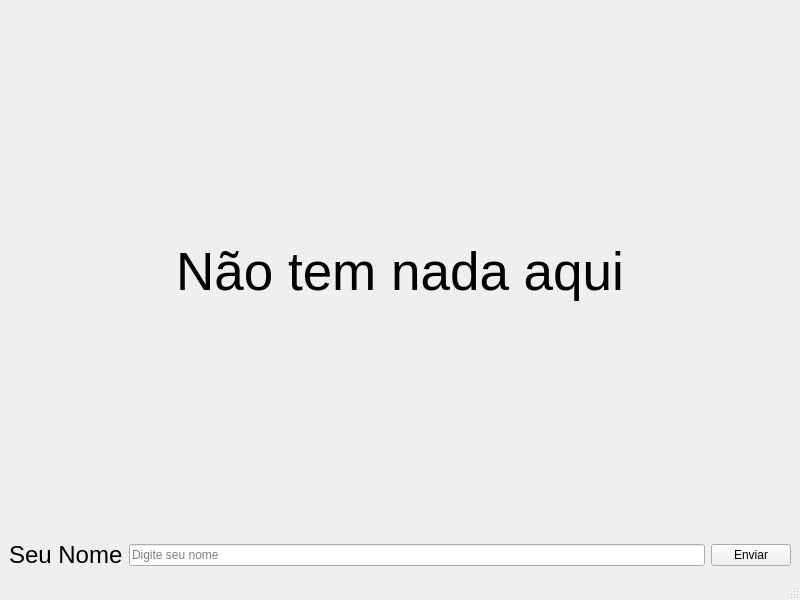
<?xml version="1.0" encoding="UTF-8"?>
<ui version="4.0">
 <class>MainWindow</class>
 <widget class="QMainWindow" name="MainWindow">
  <property name="geometry">
   <rect>
    <x>0</x>
    <y>0</y>
    <width>800</width>
    <height>600</height>
   </rect>
  </property>
  <property name="windowTitle">
   <string>MainWindow</string>
  </property>
  <widget class="QWidget" name="centralwidget">
   <layout class="QHBoxLayout" name="horizontalLayout">
    <item>
     <layout class="QGridLayout" name="gridLayout">
      <item row="0" column="0">
       <widget class="QLabel" name="labelResult">
        <property name="font">
         <font>
          <pointsize>40</pointsize>
         </font>
        </property>
        <property name="text">
         <string>Não tem nada aqui</string>
        </property>
        <property name="alignment">
         <set>Qt::AlignmentFlag::AlignCenter</set>
        </property>
       </widget>
      </item>
      <item row="1" column="0">
       <layout class="QGridLayout" name="gridLayout_2">
        <item row="0" column="0">
         <widget class="QLabel" name="labelName">
          <property name="font">
           <font>
            <pointsize>18</pointsize>
           </font>
          </property>
          <property name="text">
           <string>Seu Nome</string>
          </property>
         </widget>
        </item>
        <item row="0" column="1">
         <widget class="QLineEdit" name="lineName">
          <property name="placeholderText">
           <string>Digite seu nome</string>
          </property>
         </widget>
        </item>
        <item row="0" column="2">
         <widget class="QPushButton" name="buttonEnviar">
          <property name="text">
           <string>Enviar</string>
          </property>
         </widget>
        </item>
       </layout>
      </item>
     </layout>
    </item>
   </layout>
  </widget>
  <widget class="QMenuBar" name="menubar">
   <property name="geometry">
    <rect>
     <x>0</x>
     <y>0</y>
     <width>800</width>
     <height>22</height>
    </rect>
   </property>
  </widget>
  <widget class="QStatusBar" name="statusbar"/>
 </widget>
 <resources/>
 <connections/>
</ui>
